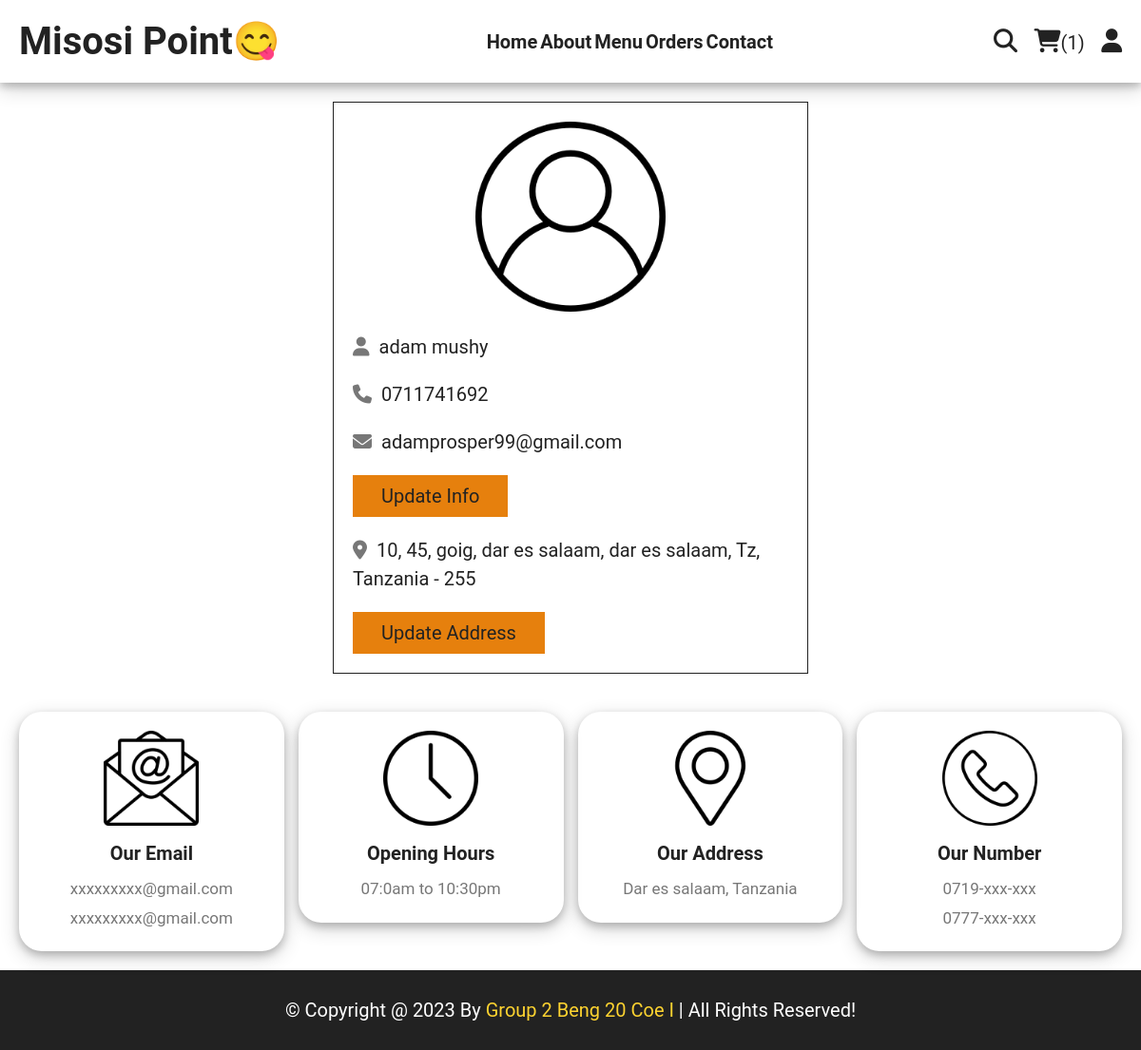
The app's page /profile.php (signed in) with its own data.
### tables this page shows
CREATE TABLE IF NOT EXISTS `users` (
  `id` int NOT NULL AUTO_INCREMENT,
  `name` varchar(20) NOT NULL,
  `email` varchar(50) NOT NULL,
  `number` varchar(10) NOT NULL,
  `password` varchar(50) NOT NULL,
  `address` varchar(500) NOT NULL,
  PRIMARY KEY (`id`)
);

### profile.php (the view, shortened to what this page needs)
<?php
include 'components/connect.php';
?>
<!DOCTYPE html>
<html lang="en">
<head>
   <link rel="stylesheet" href="https://cdnjs.cloudflare.com/ajax/libs/font-awesome/6.1.1/css/all.min.css">
   <link rel="stylesheet" href="css/style.css">
</head>
<body>
<?php include 'components/user_header.php'; ?>
<section class="user-details">
   <div class="user">
      <img src="images/user-icon.png" alt="">
      <p><i class="fas fa-user"></i><span><span><?= $fetch_profile['name']; ?></span></span></p>
      <p><i class="fas fa-phone"></i><span><?= $fetch_profile['number']; ?></span></p>
      <p><i class="fas fa-envelope"></i><span><?= $fetch_profile['email']; ?></span></p>
      <a href="update_profile.php" class="btn">update info</a>
      <p class="address"><i class="fas fa-map-marker-alt"></i><span><?php if($fetch_profile['address'] == ''){echo 'please enter your address';}else{echo $fetch_profile['address'];} ?></span></p>
      <a href="update_address.php" class="btn">update address</a>
   </div>
</section>
<?php include 'components/footer.php'; ?>
</body>
</html>

### css/style.css (style rules this page uses)
:root { --yellow: #fed330; --red: #e74c3c; --white: #fff; --black: #222; ---orange: rgb(230, 128, 13); --light-color: #777; --border: .1rem solid var(--black); }
* { font-family: 'Roboto', sans-serif; margin: 0; padding: 0; box-sizing: border-box; outline: none; border: none; text-decoration: none; }
html { font-size: 62.5%; overflow-x: hidden; scroll-behavior: smooth; stop-opacity: 7rem; }
section { margin: 0 auto; max-width: 1200px; padding: 2rem; }
.btn, .delete-btn { margin-top: 1rem; display: inline-block; font-size: 2rem; padding: 1rem 3rem; cursor: pointer; text-transform: capitalize; transition: .2s linear; }
.btn { background-color: var(---orange); color: var(--black); }
.user-details .user { max-width: 50rem; margin: 0 auto; border: var(--border); padding: 2rem; }
.user-details .user img { width: 100%; height: 20rem; object-fit: contain; margin-bottom: 1rem; }
.user-details .user p { padding: 1rem 0; line-height: 1.5; font-size: 2rem; }
.user-details .user p span { color: var(--black); }
.user-details .user p i { margin-right: 1rem; color: var(--light-color); }
.user-details .user .address { margin-top: 1rem; }

### records on screen
users: name "adam mushy", number "0711741692", email "adamprosper99@gmail.com", address "10, 45, goig, dar es salaam, dar es salaam, Tz, Tanzania - 255"

### other values on screen
$total_cart_items "1"
